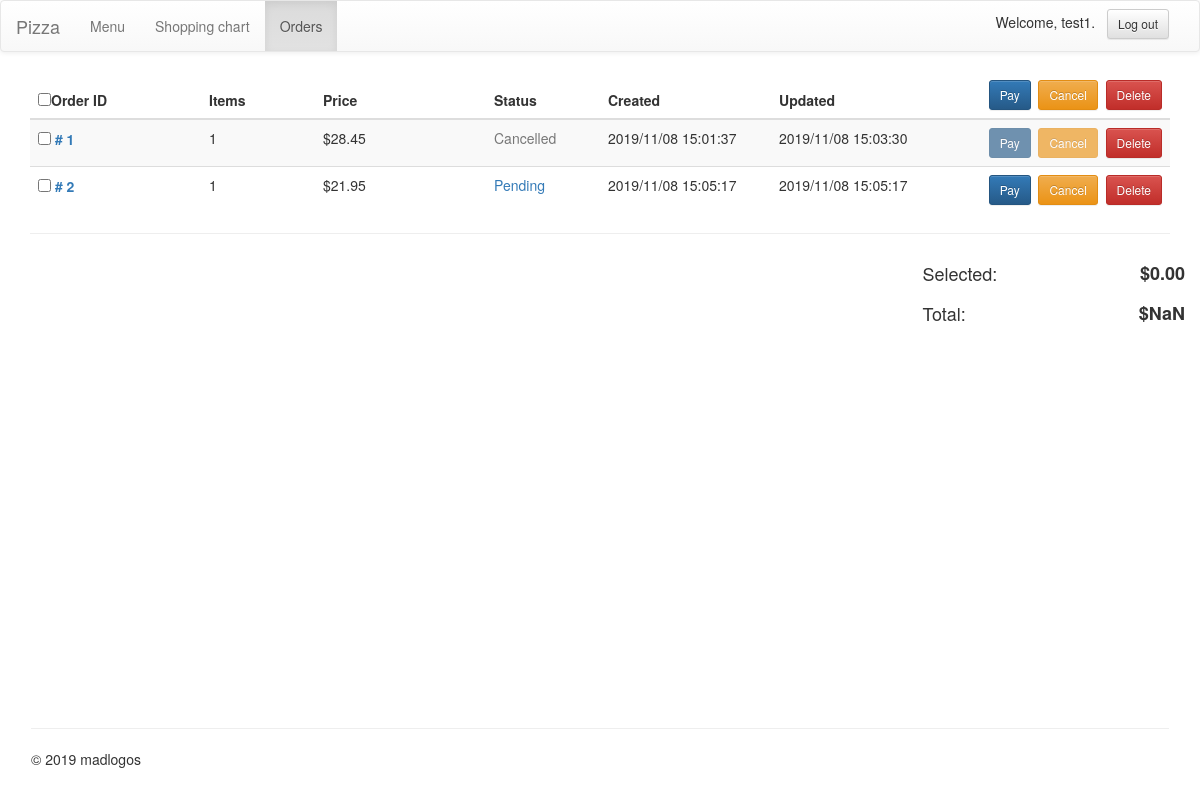
Page /orders (signed in) on the committed database.
### orders/models.py (models this page shows)
class Order(models.Model):
    user = models.ForeignKey(User, on_delete=models.PROTECT, related_name="order_users")
    item = models.ManyToManyField(Item, related_name="order_items", through="OrderItem")
    quantity = models.IntegerField(default=0)
    price = models.DecimalField(max_digits=10, decimal_places=2)
    status = models.CharField(max_length=8, choices=ORDER_STATUS, default='Pending')
    created = models.DateTimeField(auto_now_add=True)
    updated = models.DateTimeField(auto_now=True)
    class Meta:
        verbose_name = "order"
        verbose_name_plural = "orders"

### orders/views.py (the view)
# urls.py: path("orders", views.orders, name="orders"),
@login_required
def orders(request):
    if request.method == "POST":
        if any(_ in request.POST for _ in ('btn_pay', 'btn_cancel', 'btn_delete')):
            orders = clean_form_data(request.POST, {'ptn': r'order_(\d+)$', 'rpl': r'\1'})
            if 'btn_pay' in request.POST:
                raise Http404('Payment function is not available now.')
            else:
                for key in orders:
                    order = Order.objects.get(pk=to_num(key))
                    if 'btn_delete' in request.POST:
                        order_items = order.orderitem_set.all()
                        for itm in order_items:
                            Item.object.get(pk=itm.item.id).delete()
                        order.delete()
                    elif 'btn_cancel' in request.POST:
                        order.status = 'Cancelled'
                        order.updated = datetime.datetime.now()
                        order.save()
        btn = [_ for _ in ('pay', 'cancel', 'delete') if _ in request.POST]
        if len(btn) > 0:
            order_id = request.POST[btn[0]]
            if 'pay' in request.POST:
                raise Http404('Payment function is not available now.')
            else:
                order = Order.objects.get(pk=to_num(order_id))
                if 'delete' in request.POST:
                    order_items = order.orderitem_set.all()
                    for itm in order_items:
                        Item.objects.get(pk=itm.item.id).delete()
                    order.delete()
                elif 'cancel' in request.POST:
                    order.status = 'Cancelled'
                    order.updated = datetime.datetime.now()
                    order.save()
        return render(request, "orders/orders.html",
            {'orders': Order.objects.filter(user=request.user),
             'message': ['success', 'Orders modified.']})
    else:
        orders = Order.objects.filter(user=request.user)
        return render(request, "orders/orders.html",
            {'orders': orders})

### templates/orders/orders.html (shortened to what this page needs)
{% extends "_base.html" %}
{% load static %}
{% block nav_list %}
<li><a href="menu">Menu</a></li>
<li><a href="cart">Shopping chart</a></li>
<li class="active"><a href="#">Orders</a></li>
{% endblock %}
{% block disp %}
<form id="submit_orders" action="{% url 'orders' %}" method="post">
{% if orders|length > 0 %}
    <table class="table table-striped table-hover table-responsive" cellspacing="0">
        <thead>
            <tr>
                <th width="15%"><input type="checkbox" name="check_all" id="check_all">Order ID</input></th>
                <th width="10%">Items</th>
                <th width="15%">Price</th>
                <th width="10%">Status</th>
                <th width="15%">Created</th>
                <th width="15%">Updated</th>
                <th width="auto" class="text-right">
                    <button name="btn_pay" type="submit" id="btn_pay" class="btn btn-primary btn-sm">Pay</button>&nbsp;
                    <button name="btn_cancel" type="submit" id="btn_cancel" class="btn btn-warning btn-sm">Cancel</button>&nbsp;
                    <button name="btn_delete" type="submit" id="btn_delete" class="btn btn-danger btn-sm">Delete</button>
                </th>
            </tr>
        </thead>
        <tbody>
            {% for order in orders %}
            <tr>
                <th width="15%">
                    <input type="checkbox" name="order_{{ order.id }}" data-class="order" data-item="{{ order.id }}" value="{{ order.price }}">
                        <a href="{% url 'order' id=order.id %}"># {{ order.id }}</a>
                </th>
                <td width="10%" id="qty_{{ order.id }}">{{ order.quantity }}</td>
                <td width="15%">$<span id="price_{{ order.id }}">{{ order.price }}</span></td>
                <td width="10%" id="status_{{ order.id }}">
                    <span class=
                        {% if order.status == 'Paid' %}"text-success"
                        {% elif order.status == 'Completed' %}"text-info"
                        {% elif order.status == 'Failed' %}"text-danger"
                        {% elif order.status == 'Cancelled' %}"text-muted"
                        {% else %}"text-primary"
                        {% endif %}>{{ order.status }}
                    </span>
                </td>
                <td width="15%">
                    {{ order.created|date:"Y/m/d H:i:s" }}
                </td>
                <td width="15%">
                    {{ order.updated|date:"Y/m/d H:i:s" }}
                </td>
                <td width="auto" class="text-right">
                    <button name="pay" value="{{ order.id }}" class="btn btn-primary btn-sm"
                     {% if order.status == 'Paid' or order.status == 'Completed' or order.status == 'Cancelled' %}
                      disabled="disabled"
                     {% endif %}>Pay</button>&nbsp;
                    <button name="cancel" value="{{ order.id }}" class="btn btn-warning btn-sm"
                     {% if order.status == 'Paid' or order.status == 'Cancelled' %}
                      disabled="disabled"
                     {% endif %}>Cancel</button>&nbsp;
                    <button name="delete" value="{{ order.id }}" class="btn btn-danger btn-sm"
                     >Delete</button>
                </td>
            </tr>
            {% endfor %}
        </tbody>
    </table>
{% else %}
<p>No items found.</p>
{% endif %}
<hr>
<div class="container">
    <div class="row">
        <div class="col-lg-9 col-md-8"></div>
        <div class="col-lg-1 col-md-1 col-sm-4">
            <h4>Selected: </h4>
        </div>
        <div class="col-lg-2 col-md-3 col-sm-8">
            <h4 style="text-align:right;font-weight:bold">$<span id="select_price">{{ select_sum }}</span></h4>
        </div>
    </div>
    <div class="row">
        <div class="col-lg-9 col-md-8"></div>
        <div class="col-lg-1 col-md-1 col-sm-4">
            <h4>Total: </h4>
        </div>
        <div class="col-lg-2 col-md-3 col-sm-8">
            <h4 style="text-align:right;font-weight:bold">$<span id="total_price">{{ cart_sum }}</span></h4>
        </div>
    </div>
</div>
</form>
{% endblock disp %}

### templates/_base.html (shortened to what this page needs)
<!DOCTYPE html>
<html lang='en'>
    <head>
        {% load static %}
        <link rel="stylesheet" href="https://cdn.staticfile.org/twitter-bootstrap/3.3.7/css/bootstrap.min.css">
        <link rel="stylesheet" href="https://cdn.jsdelivr.net/npm/bootstrap@3.3.7/dist/css/bootstrap-theme.min.css">
        <link rel="stylesheet" href="https://cdn.staticfile.org/font-awesome/4.7.0/css/font-awesome.css">
        <link rel="stylesheet" href="{% static 'css/style.css' %}">
    </head>
    <body>
        <nav id="navbar" class="navbar navbar-default" role="navigation">
            <div class="container-fluid">
                <div class="navbar-header">
                    <a class="navbar-brand mb-0" href="#">Pizza</a>
                </div>
                {% if user is not none %}
                <div id="navbar-collapse" class="collapse navbar-collapse">
                    <ul class="nav navbar-nav">
                        {% block nav_list %}{% endblock %}
                    </ul>
                    <form class="navbar-form navbar-right" action="{% url 'logout' %}" method="get">
                        <span>Welcome, {{ user }}.&nbsp;&nbsp;</span>
                        <button id="logout" class="btn btn-default btn-sm">Log out</button>
                    </form>
                </div>
                {% endif %}
            </div>
        </nav>
        <div class="container" id="elem_disp">
            {% block disp %}
            {% endblock %}
        </div>
        <nav class="navbar navbar-fixed-bottom" id="nav_footer" role="navigation">
            <div class="container" id="elem_foot">
                <footer class="navbar" id="footer">
                    <hr>
                    <p>&copy; 2019 madlogos</p>
                </footer>
            </div>
        </nav>
    </body>
</html>

### static/css/style.css (style rules this page uses)
body { padding-bottom: 200px; }
#nav_footer { position: fixed; margin-bottom: 0px; }

### rows in the picture
Order: id "1", quantity "1", price "28.45", status "Cancelled", created "2019/11/08 15:01:37", updated "2019/11/08 15:03:30"
Order: id "2", quantity "1", price "21.95", status "Pending", created "2019/11/08 15:05:17", updated "2019/11/08 15:05:17"

### other values in the picture
{{ user }} "test1"
